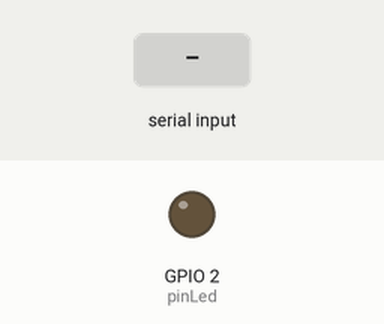
Recording of a program running on a simulated ESP32. On the bench: output pins drawn as LEDs (lit = HIGH). Dashed ring = blinking. Inputs (shaded band) come from the test bench. What the program prints to the serial monitor is not drawn.

Above: at 1.2 s.
1.3 s: "pisca\n" received over Serial
At 4.2 s:
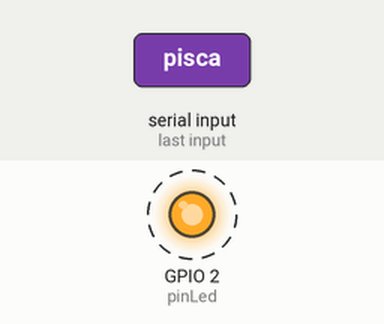
4.3 s: "liga\n" received over Serial
At 4.9 s:
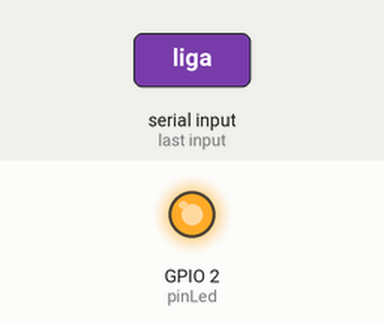
5.8 s: "desliga\n" received over Serial
At 6.2 s:
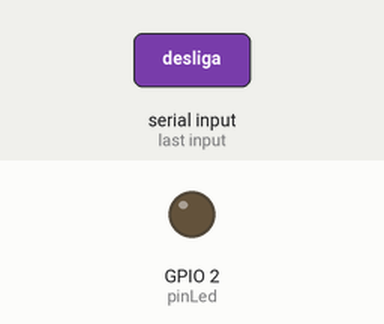
Timing chart, 0 to 8.8 s (numbered marks = the images above; inputs shaded):
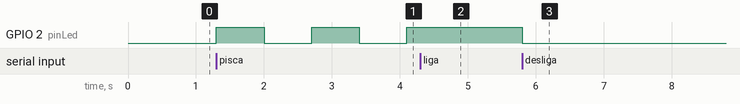

Measured:
- after the input at 1.3 s, GPIO 2 (pinLed): alternates HIGH for 0.70 s and LOW for 0.70 s, starting at once
- after the input at 4.3 s, GPIO 2 (pinLed): stays HIGH (without the input it goes to LOW after 0.50 s)
- after the input at 5.8 s, GPIO 2 (pinLed): HIGH → LOW at once

The program:

main.cpp
```cpp
#include <Arduino.h>
#define pinLed 2
/**madu silva
 aula 57
*/
void setup()
{
  Serial.begin(9600);
  pinMode(2, OUTPUT);
}

void loop()
{

  static bool estadoLed = false;

  static bool pisca = false;
  static int velocidade = 700;

  if (Serial.available())
  {
    String texto = Serial.readStringUntil('\n');
    Serial.printf("Voce digitou: %s\n\r", texto);
    texto.trim();

    if (texto.equals("liga"))
    {
      estadoLed = true;
      pisca = false;
    }

    else if (texto.equals("desliga"))
    {
      estadoLed = false;
      pisca = false;
    }

    else if (texto.equals("pisca"))
    {
      pisca = true;
    }

    else if (texto.equals("mais rapido"))
    {
      velocidade = velocidade - 50;
      if(velocidade < 50) velocidade = 50;
      Serial.println(velocidade);

    }

    else if (texto.equals("mais lento"))
    {
      velocidade = velocidade + 50;
      if(velocidade > 1000) velocidade = 1000;
      Serial.println(velocidade);
    }

    else
    {
      Serial.println("comando não encontrado");
    }
  }

  if (pisca == true)
  {
    unsigned long tempoAtual = millis();
    static unsigned long tempoInicial = 0;

    if (tempoAtual - tempoInicial >= velocidade)
    {
      estadoLed = !estadoLed;
      tempoInicial = tempoAtual;
    }
  }

  // AGORA EU SEI OQUE FAZER

  digitalWrite(pinLed, estadoLed);
}

//* LER APENAS UM CARACTER
// void loop()
// {
//  if (Serial.available())
//    {
//        char caracter = Serial.read();
//        Serial.printf("Recebido letra: %c\n\r", caracter);

//        if (caracter == 'a')
//        {
//          digitalWrite(pinLed, HIGH);
//        }

//        else if (caracter == 'b')
//        {
//          digitalWrite(pinLed, LOW);
//        }
//    }
// }
```
